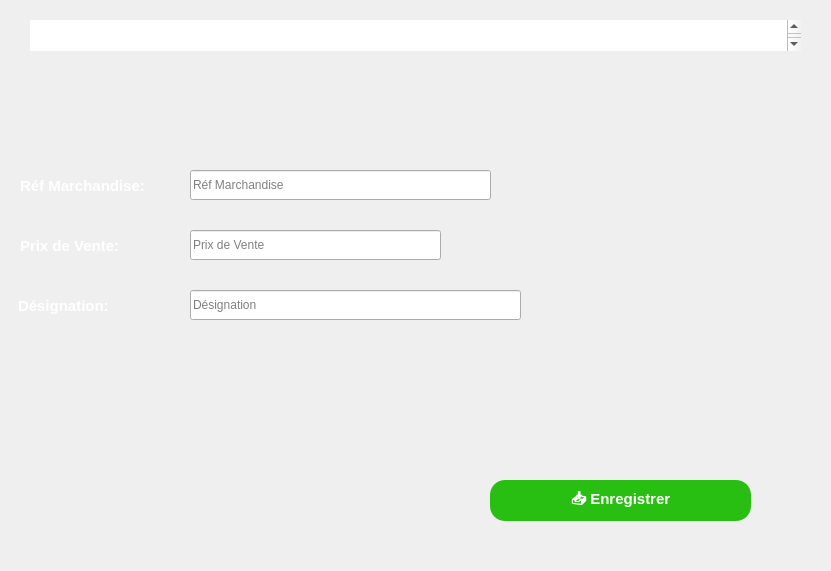
<?xml version="1.0" encoding="UTF-8"?>
<ui version="4.0">
 <class>FormMarchandise</class>
 <widget class="QDialog" name="FormMarchandise">
  <property name="geometry">
   <rect>
    <x>0</x>
    <y>0</y>
    <width>831</width>
    <height>571</height>
   </rect>
  </property>
  <property name="windowTitle">
   <string>Ajouter Marchandise</string>
  </property>
  <property name="styleSheet">
   <string notr="true">QWidget#FormMarchandise {
    border-image: url(&quot;C:/projet_QT/projet_achats/image000/fond02.jpg&quot;) 0 0 0 0 stretch stretch;
}


</string>
  </property>
  <widget class="QLineEdit" name="lineEditRef">
   <property name="geometry">
    <rect>
     <x>190</x>
     <y>170</y>
     <width>301</width>
     <height>30</height>
    </rect>
   </property>
   <property name="placeholderText">
    <string>Réf Marchandise</string>
   </property>
  </widget>
  <widget class="QLineEdit" name="lineEditDesign">
   <property name="geometry">
    <rect>
     <x>190</x>
     <y>290</y>
     <width>331</width>
     <height>30</height>
    </rect>
   </property>
   <property name="placeholderText">
    <string>Désignation</string>
   </property>
  </widget>
  <widget class="QLineEdit" name="lineEditPrix">
   <property name="geometry">
    <rect>
     <x>190</x>
     <y>230</y>
     <width>251</width>
     <height>30</height>
    </rect>
   </property>
   <property name="placeholderText">
    <string>Prix de Vente</string>
   </property>
  </widget>
  <widget class="QPushButton" name="btnAjouter">
   <property name="geometry">
    <rect>
     <x>490</x>
     <y>480</y>
     <width>261</width>
     <height>41</height>
    </rect>
   </property>
   <property name="styleSheet">
    <string notr="true">QPushButton {
background-color: #29bf12;
border-radius: 15px;
border: none;
padding: 10px 20px;
color: white;
font-size: 15px;
font-weight: bold;
}</string>
   </property>
   <property name="text">
    <string>📥 Enregistrer</string>
   </property>
  </widget>
  <widget class="QLabel" name="label">
   <property name="geometry">
    <rect>
     <x>20</x>
     <y>170</y>
     <width>161</width>
     <height>31</height>
    </rect>
   </property>
   <property name="styleSheet">
    <string notr="true">QLabel {
    font-size: 15px;
    font-weight: bold;
    color: white;
}
</string>
   </property>
   <property name="text">
    <string>Réf Marchandise:</string>
   </property>
  </widget>
  <widget class="QLabel" name="label_2">
   <property name="geometry">
    <rect>
     <x>20</x>
     <y>230</y>
     <width>161</width>
     <height>31</height>
    </rect>
   </property>
   <property name="styleSheet">
    <string notr="true">QLabel {
    font-size: 15px;
    font-weight: bold;
    color: white;
}
</string>
   </property>
   <property name="text">
    <string>Prix de Vente:</string>
   </property>
  </widget>
  <widget class="QLabel" name="label_3">
   <property name="geometry">
    <rect>
     <x>18</x>
     <y>290</y>
     <width>161</width>
     <height>31</height>
    </rect>
   </property>
   <property name="styleSheet">
    <string notr="true">QLabel {
    font-size: 15px;
    font-weight: bold;
    color: white;
}
</string>
   </property>
   <property name="text">
    <string>Désignation:</string>
   </property>
  </widget>
  <widget class="QTextBrowser" name="textBrowser">
   <property name="geometry">
    <rect>
     <x>10</x>
     <y>10</y>
     <width>811</width>
     <height>51</height>
    </rect>
   </property>
   <property name="styleSheet">
    <string notr="true">QTextBrowser {
    border-image: url(&quot;C:/projet_QT/projet_achats/image000/fond03.jpg&quot;) 0 0 0 0 stretch stretch;
    border: none;
    padding: 10px 20px;
    color: white;
    font-weight: bold;
}</string>
   </property>
   <property name="html">
    <string>&lt;!DOCTYPE HTML PUBLIC &quot;-//W3C//DTD HTML 4.0//EN&quot; &quot;http://www.w3.org/TR/REC-html40/strict.dtd&quot;&gt;
&lt;html&gt;&lt;head&gt;&lt;meta name=&quot;qrichtext&quot; content=&quot;1&quot; /&gt;&lt;meta charset=&quot;utf-8&quot; /&gt;&lt;style type=&quot;text/css&quot;&gt;
p, li { white-space: pre-wrap; }
hr { height: 1px; border-width: 0; }
li.unchecked::marker { content: &quot;\2610&quot;; }
li.checked::marker { content: &quot;\2612&quot;; }
&lt;/style&gt;&lt;/head&gt;&lt;body style=&quot; font-family:'Segoe UI'; font-size:9pt; font-weight:700; font-style:normal;&quot;&gt;
&lt;p style=&quot; margin-top:0px; margin-bottom:0px; margin-left:0px; margin-right:0px; -qt-block-indent:0; text-indent:0px;&quot;&gt;&lt;span style=&quot; font-size:20pt;&quot;&gt;Nouvelle marchandise :&lt;/span&gt;&lt;/p&gt;&lt;/body&gt;&lt;/html&gt;</string>
   </property>
  </widget>
 </widget>
 <resources/>
 <connections/>
</ui>
